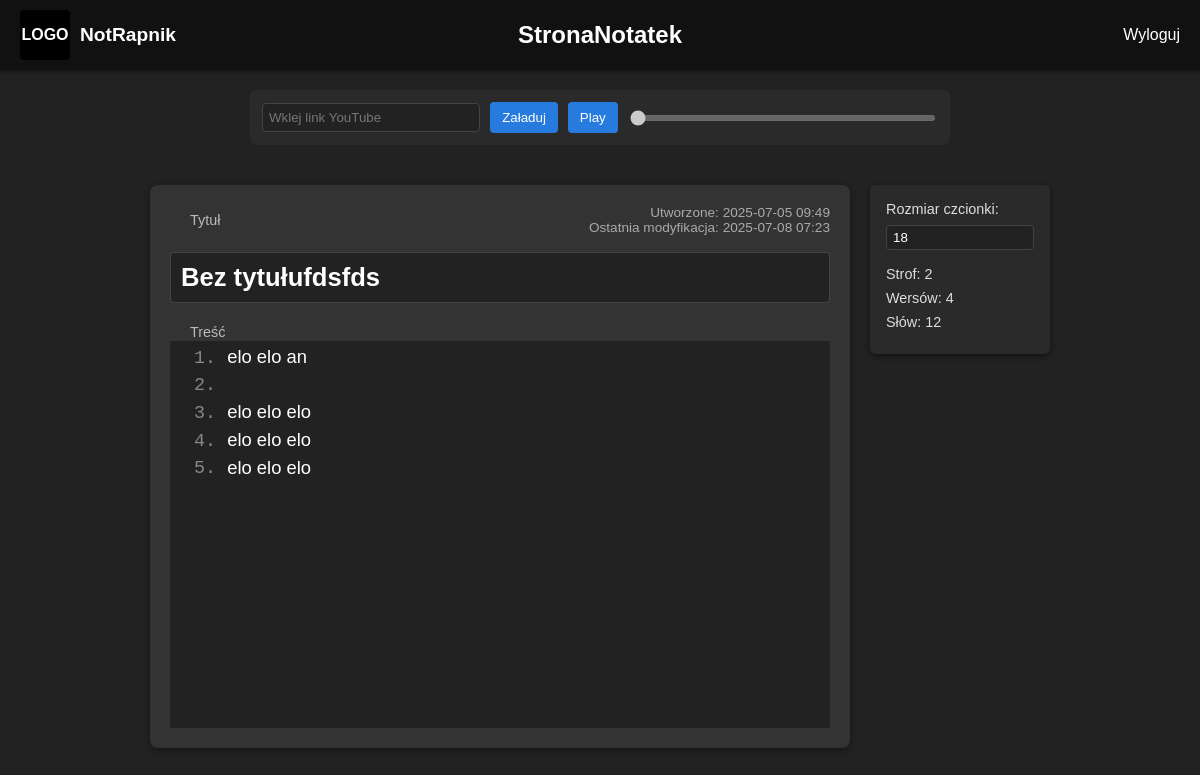
/notes/3 (signed in), run on the app's committed database.
### models.py (models this page shows)
class Note(db.Model):
    id = db.Column(db.Integer, primary_key=True)
    title = db.Column(db.String(200), default='Bez tytułu')
    body = db.Column(db.Text, default='')
    created_at = db.Column(db.DateTime, default=datetime.utcnow)
    updated_at = db.Column(
        db.DateTime,
        default=datetime.utcnow,
        onupdate=datetime.utcnow
    )
    user_id = db.Column(db.Integer, db.ForeignKey('user.id'))

### routes.py (the view)
@bp.route('/notes/<int:note_id>')
@login_required
def view_note(note_id):
    note = Note.query.get_or_404(note_id)
    if note.author != current_user:
        flash('Brak dostępu.')
        return redirect(url_for('main.home'))
    return render_template('view_note.html', note=note)

### models.py (called while the page is built)
@login.user_loader
def load_user(user_id):
    return User.query.get(int(user_id))

### templates/view_note.html (shortened to what this page needs)
{% extends 'base.html' %}
{% block head %}
  <link rel="stylesheet" href="{{ url_for('static', filename='note.css') }}">
{% endblock %}
{% block content %}
  <div class="audio-player">
    <input id="yt-url" type="text" placeholder="Wklej link YouTube">
    <button id="load-audio">Załaduj</button>
    <button id="play-pause" disabled>Play</button>
    <input id="seek" type="range" min="0" max="0" step="0.1" disabled>
  </div>
  <div class="note-page">
    <div class="note-container">
      <div class="note-header">
        <span class="note-label">Tytuł</span>
        <div class="note-dates">
          <span>Utworzone: {{ note.created_at.strftime('%Y-%m-%d %H:%M') }}</span><br>
          <span>Ostatnia modyfikacja:
            {% if note.updated_at %}
              {{ note.updated_at.strftime('%Y-%m-%d %H:%M') }}
            {% else %}
              {{ note.created_at.strftime('%Y-%m-%d %H:%M') }}
            {% endif %}
          </span>
        </div>
      </div>
      <h1 id="note-title" class="note-title" contenteditable>{{ note.title }}</h1>
      <div class="note-body-wrapper" style="clear:both; overflow:hidden;">
        <span class="note-label">Treść</span>
        <div class="note-body-container">
          <div class="rows" id="numbers"></div>
          <textarea id="textBox">{{ note.body }}</textarea>
        </div>
      </div>
    </div>
    <aside class="note-sidebar">
      <label for="font-size">Rozmiar czcionki:</label>
      <input id="font-size" type="number" min="12" max="48" step="1" value="18">
      <div class="counters">
        <div>Strof:  <span id="count-stanzas">0</span></div>
        <div>Wersów: <span id="count-lines">0</span></div>
        <div>Słów:   <span id="count-words">0</span></div>
      </div>
    </aside>
  </div>
{% endblock %}

### static/base.css (style rules this page uses)
*, *::before, *::after { box-sizing: border-box; }
body { margin: 0; font-family: Arial, sans-serif; background: #222; color: #fff; }

### static/note.css (style rules this page uses)
.note-page { display: flex; justify-content: center; align-items: flex-start; gap: 20px; margin: 40px auto; padding: 0 20px; }
.note-container { width: 700px; padding: 20px; background: #333; border-radius: 8px; box-shadow: 0 2px 8px rgba(0,0,0,0.4); }
.note-header { display: flex; justify-content: space-between; align-items: center; margin-bottom: 8px; }
.note-label { font-size: 0.9rem; color: #bbb; margin-right: 10px; margin-left: 20px; }
.note-dates { font-size: 0.85rem; color: #aaa; text-align: right; }
.note-title { width: 100%; padding: 10px; background: #222; color: #fff; font-size: 1.6rem; border: 1px solid #444; border-radius: 4px; margin-bottom: 20px; outline: none; white-space: nowrap; overflow: hidden; text-overflow: ellipsis; cursor: text; }
.note-body-wrapper { margin-top: 16px; }
.note-sidebar { flex: 0 0 180px; background: #2a2a2a; padding: 16px; border-radius: 6px; color: #ddd; font-size: 0.9rem; box-shadow: 0 2px 6px rgba(0,0,0,0.5); }
.note-sidebar label { display: block; margin-bottom: 8px; }
.note-sidebar input[type="number"] { width: 100%; padding: 4px 6px; border: 1px solid #444; border-radius: 4px; background: #222; color: #fff; margin-bottom: 16px; }
.note-sidebar .counters div { margin-bottom: 8px; }
.note-body-container { display: flex; align-items: flex-start; }
.rows { background: #222; color: #888; font-family: monospace; font-size: 1.15rem; line-height: 1.5; padding: 0.2em 0.5em; text-align: right; width: 3em; user-select: none; float: left; box-sizing: border-box; overflow: hidden; }
textarea#textBox { background: #222; color: #fff; font-family: sans-serif; font-size: 1.15rem; line-height: 1.5; border: none; resize: none; outline: none; width: calc(100% - 3em); overflow: hidden; float: left; box-sizing: border-box; min-height: calc(14 * 1.5em); height: calc(14 * 1.5em); }
.audio-player { width: 700px; margin: 20px auto; background: #2a2a2a; padding: 12px; border-radius: 6px; display: flex; align-items: center; gap: 10px; }
.audio-player input[type="text"] { flex: 2; padding: 6px; background: #222; border: 1px solid #444; border-radius: 4px; color: #fff; }
.audio-player button { background: #287bde; border: none; color: #fff; padding: 8px 12px; border-radius: 4px; cursor: pointer; flex: 0 0 auto; }
.audio-player input[type="range"] { flex: 3; height: 6px; cursor: pointer; }

### data on the page
Note: created_at "2025-07-05 09:49", updated_at "2025-07-08 07:23", title "Bez tytułufdsfds", body "elo elo an elo elo elo elo elo elo elo elo elo"
